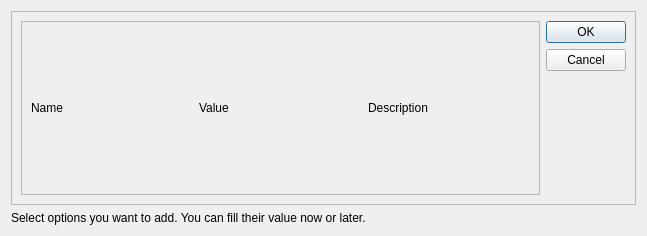
<?xml version="1.0" encoding="UTF-8"?>
<ui version="4.0">
 <class>misc_Dialog</class>
 <widget class="QDialog" name="misc_Dialog">
  <property name="geometry">
   <rect>
    <x>0</x>
    <y>0</y>
    <width>647</width>
    <height>236</height>
   </rect>
  </property>
  <property name="sizePolicy">
   <sizepolicy hsizetype="Fixed" vsizetype="Fixed">
    <horstretch>0</horstretch>
    <verstretch>0</verstretch>
   </sizepolicy>
  </property>
  <property name="windowTitle">
   <string>Virt options wizzard</string>
  </property>
  <property name="statusTip">
   <string notr="true"/>
  </property>
  <property name="whatsThis">
   <string notr="true"/>
  </property>
  <property name="accessibleName">
   <string notr="true"/>
  </property>
  <property name="accessibleDescription">
   <string notr="true"/>
  </property>
  <layout class="QVBoxLayout" name="verticalLayout_2">
   <item>
    <widget class="QFrame" name="frame">
     <property name="frameShape">
      <enum>QFrame::StyledPanel</enum>
     </property>
     <property name="frameShadow">
      <enum>QFrame::Raised</enum>
     </property>
     <layout class="QHBoxLayout" name="horizontalLayout">
      <item>
       <widget class="QScrollArea" name="scrollArea">
        <property name="widgetResizable">
         <bool>true</bool>
        </property>
        <widget class="QWidget" name="scrollAreaWidgetContents">
         <property name="geometry">
          <rect>
           <x>0</x>
           <y>0</y>
           <width>521</width>
           <height>170</height>
          </rect>
         </property>
         <layout class="QVBoxLayout" name="verticalLayout">
          <item>
           <layout class="QGridLayout" name="gridLayout">
            <item row="0" column="1">
             <widget class="QLabel" name="label_2">
              <property name="text">
               <string>Value</string>
              </property>
             </widget>
            </item>
            <item row="0" column="0">
             <widget class="QLabel" name="label">
              <property name="text">
               <string>Name</string>
              </property>
             </widget>
            </item>
            <item row="0" column="2">
             <widget class="QLabel" name="label_3">
              <property name="text">
               <string>Description</string>
              </property>
             </widget>
            </item>
           </layout>
          </item>
         </layout>
        </widget>
       </widget>
      </item>
      <item>
       <widget class="QDialogButtonBox" name="buttonBox">
        <property name="orientation">
         <enum>Qt::Vertical</enum>
        </property>
        <property name="standardButtons">
         <set>QDialogButtonBox::Cancel|QDialogButtonBox::Ok</set>
        </property>
       </widget>
      </item>
     </layout>
    </widget>
   </item>
   <item>
    <widget class="QLabel" name="label_4">
     <property name="sizePolicy">
      <sizepolicy hsizetype="Preferred" vsizetype="Fixed">
       <horstretch>0</horstretch>
       <verstretch>0</verstretch>
      </sizepolicy>
     </property>
     <property name="text">
      <string>Select options you want to add. You can fill their value now or later.</string>
     </property>
    </widget>
   </item>
  </layout>
 </widget>
 <resources/>
 <connections>
  <connection>
   <sender>buttonBox</sender>
   <signal>accepted()</signal>
   <receiver>misc_Dialog</receiver>
   <slot>accept()</slot>
   <hints>
    <hint type="sourcelabel">
     <x>248</x>
     <y>254</y>
    </hint>
    <hint type="destinationlabel">
     <x>157</x>
     <y>274</y>
    </hint>
   </hints>
  </connection>
  <connection>
   <sender>buttonBox</sender>
   <signal>rejected()</signal>
   <receiver>misc_Dialog</receiver>
   <slot>reject()</slot>
   <hints>
    <hint type="sourcelabel">
     <x>316</x>
     <y>260</y>
    </hint>
    <hint type="destinationlabel">
     <x>286</x>
     <y>274</y>
    </hint>
   </hints>
  </connection>
 </connections>
</ui>
